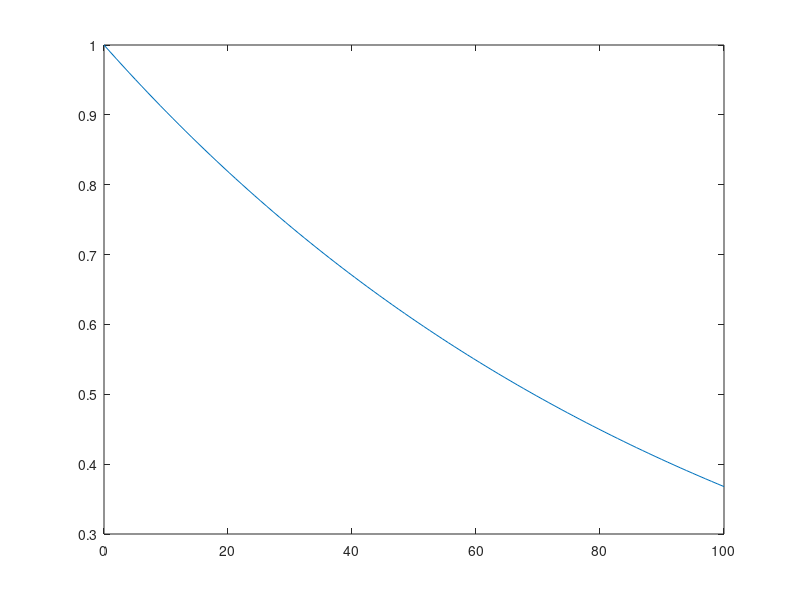

Write the MATLAB code that produced this figure. (Note: this script raises an error after producing the figure.)
alpha=1e-2; % um-1

Lz=linspace(0,100,100);
f=exp(-alpha.*Lz);

figure,plot(Lz,f)

R=mode.Rrad;
MM=[Se1.*R(in1) Se2.*R(in2) Se3.*R(in3)];
PspBulk=1000*sum(sparse(MM))*h*(Clight*1e-2/mean(1e-9*mode.vlambda))

Rrad2D=mode.RradQW;
MM = [Lp1.*Rrad2D(iiQW1) Lp2.*Rrad2D(iiQW2)];
frsp=mode.frsp;
Psp=frsp*1000*sum(sparse(MM))*h*(Clight*1e-2/mean(1e-9*mode.vlambda))